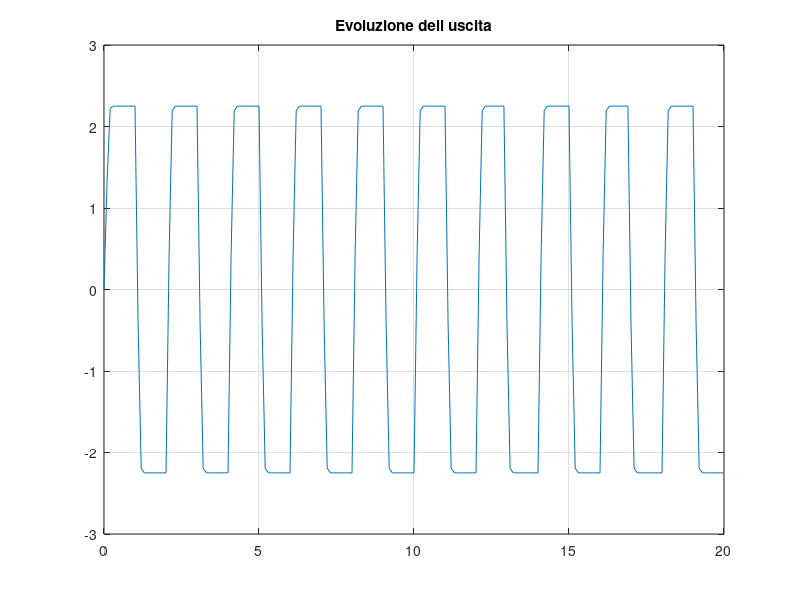

This chart was generated by the following MATLAB code:
A = [0, 1; 900, 0];
B = [0; -9];
C = [600, 0];
D = 0; 
Co = ctrb(A, B);
n = 2;
if rank(Co) == n
    fprintf('Sistema Controllabile');
    K = acker(A, B, [-40; -60]);
    [V,Q] = eig(A-B*K);
    Q
else 
    fprintf('Sistema non Controllabile');
    exit();
end

alpha = -1;
Ars = (A - B*K);
Brs = alpha*B;
Crs = (C - D*K);
Drs = alpha*D;
System = ss(Ars, Brs, Crs, Drs);
es = menu('Scegli lo stato iniziale', '[0; 0]', '[0.01; 0]',...
    '[-0.01; 0]');
switch(es)
    case 1, deltaX0 = [0; 0];
    case 2, deltaX0 = [0.01; 0];
    case 3, deltaX0 = [-0.01; 0];
end

t = 0:0.1:20;
[Y, T, X] = lsim(System, sign(sin(2*pi*0.5*t)), t, deltaX0);
figure(1), plot(T,Y), grid on, zoom on, title('Evoluzione dell uscita');
